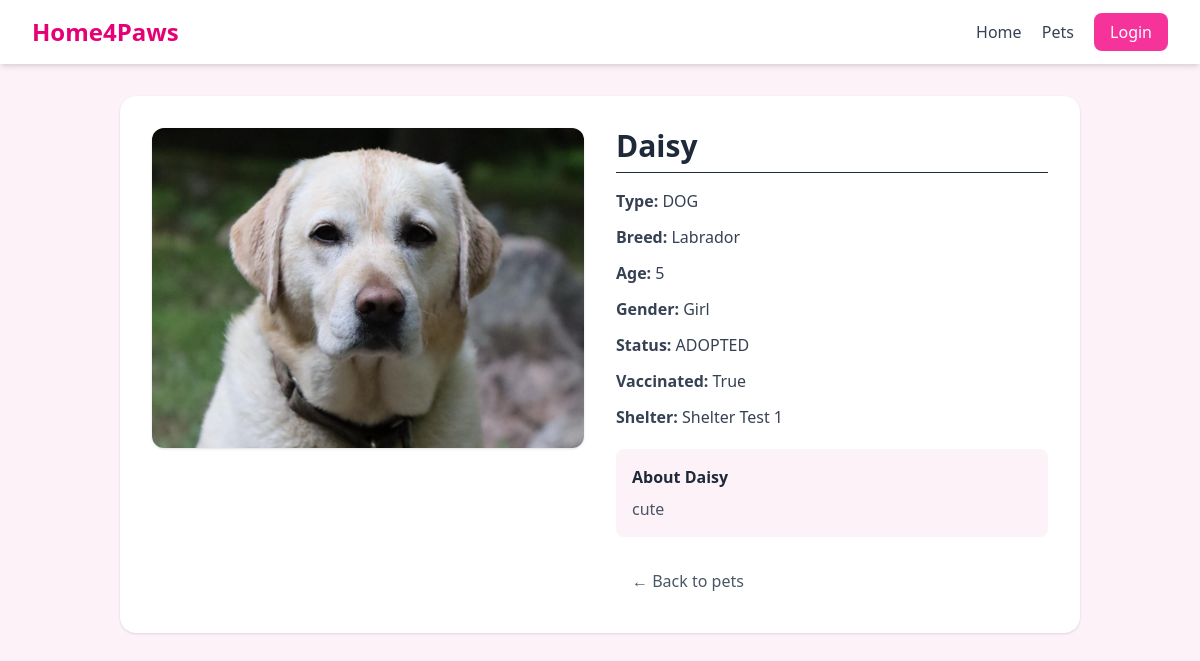
The app's page /pets/1/ with its own data.
### core/models.py (models this page shows, shortened)
class Pet(models.Model):#all of the pets
    PET_TYPE_CHOICES = [
        ('DOG', 'Dog'),
        ('CAT', 'Cat'),
        ('OTHER', 'Other'),
    ]
    STATUS_CHOICES = [
        ('AVAILABLE', 'Available'),
        ('ADOPTED', 'Adopted'),
    ]
    shelter = models.ForeignKey(Shelter, on_delete=models.CASCADE)
    name = models.CharField(max_length=100)
    pet_type = models.CharField(max_length=10, choices=PET_TYPE_CHOICES)
    breed = models.CharField(max_length=100)
    age = models.IntegerField()
    gender = models.CharField(max_length=10)
    description = models.TextField()
    vaccination_status = models.BooleanField(default=False)
    status = models.CharField(max_length=10, choices=STATUS_CHOICES, default='AVAILABLE')
    image = models.ImageField(upload_to='pet_images/', blank=True, null=True)

class Shelter(models.Model): #animal shelter
    name = models.CharField(max_length=100)
    location = models.CharField(max_length=150)
    contact_email = models.EmailField()
    contact_phone = models.CharField(max_length=20)
    description = models.TextField(blank=True)

### core/views.py (the view)
# urls.py: path('pets/<int:pet_id>/', views.pet_detail, name='pet_detail'),
def pet_detail(request, pet_id):
    pet = get_object_or_404(Pet, id=pet_id)
    return render(request, 'core/pet_detail.html', {'pet': pet})

### core/templates/core/pet_detail.html (shortened to what this page needs)
{% extends 'core/base.html' %}
{% block content %}
<div class="grid grid-cols-1 md:grid-cols-2 gap-8 items-start">
    <div>
        {% if pet.image %}
            <img src="{{ pet.image.url }}"
                 alt="{{ pet.name }}"
                 class="w-full h-80 object-cover rounded-xl shadow">
        {% else %}
            <div class="w-full h-80 bg-pink-100 rounded-xl flex items-center justify-center text-gray-500">
                No image available
            </div>
        {% endif %}
    </div>
    <div>
        <h1 class="text-3xl font-bold text-gray-800 mb-4 border-b pb-2">
            {{ pet.name }}
        </h1>
        <div class="space-y-3 text-gray-700">
            <p><strong>Type:</strong> {{ pet.pet_type }}</p>
            <p><strong>Breed:</strong> {{ pet.breed }}</p>
            <p><strong>Age:</strong> {{ pet.age }}</p>
            <p><strong>Gender:</strong> {{ pet.gender }}</p>
            <p><strong>Status:</strong> {{ pet.status }}</p>
            <p><strong>Vaccinated:</strong> {{ pet.vaccination_status }}</p>
            <p><strong>Shelter:</strong> {{ pet.shelter.name }}</p>
        </div>
        <div class="mt-5 bg-pink-50 rounded-lg p-4">
            <h2 class="font-semibold text-gray-800 mb-2">About {{ pet.name }}</h2>
            <p class="text-gray-600">{{ pet.description }}</p>
        </div>
        <div class="mt-6 flex gap-3 flex-wrap">
            <a href="{% url 'pet_list' %}"
               class="text-gray-600 px-4 py-2 hover:underline">
                ← Back to pets
            </a>
        </div>
    </div>
</div>
{% endblock %}

### records on screen
Pet: image (picture), name "Daisy", pet_type "DOG", breed "Labrador", age "5", gender "Girl", status "ADOPTED", vaccination_status "True", shelter.name "Shelter Test 1", description "cute"
